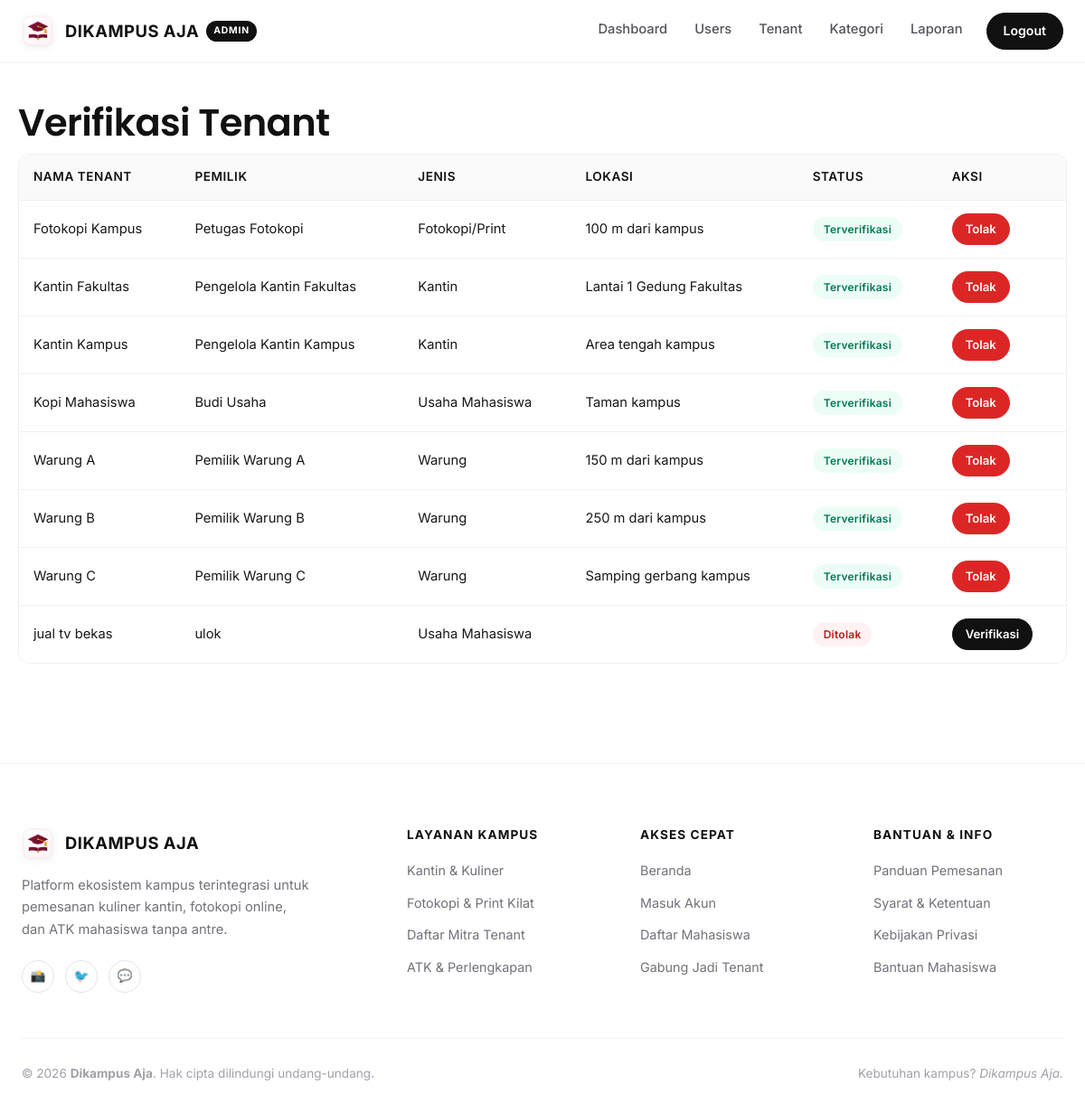
The page /admin/tenant.php (signed in) on the database its author committed.
### tables this page shows
CREATE TABLE IF NOT EXISTS `tenants` (
  `id_tenant` int NOT NULL AUTO_INCREMENT,
  `id_user` int NOT NULL,
  `nama_tenant` varchar(100) NOT NULL,
  `jenis_tenant` varchar(50) NOT NULL DEFAULT 'Warung',
  `deskripsi` text,
  `lokasi` varchar(150) DEFAULT NULL,
  `foto` varchar(255) DEFAULT NULL,
  `buka` tinyint(1) NOT NULL DEFAULT '1',
  `status_verifikasi` enum('pending','terverifikasi','ditolak') NOT NULL DEFAULT 'pending',
  `created_at` timestamp NULL DEFAULT CURRENT_TIMESTAMP,
  PRIMARY KEY (`id_tenant`),
  KEY `id_user` (`id_user`)
);

CREATE TABLE IF NOT EXISTS `users` (
  `id_user` int NOT NULL AUTO_INCREMENT,
  `nama` varchar(100) NOT NULL,
  `username` varchar(50) NOT NULL,
  `email` varchar(100) NOT NULL,
  `password` varchar(255) NOT NULL,
  `role` enum('mahasiswa','tenant','fotokopi','admin') NOT NULL DEFAULT 'mahasiswa',
  `created_at` timestamp NULL DEFAULT CURRENT_TIMESTAMP,
  PRIMARY KEY (`id_user`),
  UNIQUE KEY `username` (`username`),
  UNIQUE KEY `email` (`email`)
);

### config/database.php (called while the page is built, shortened)
<?php
$db = new mysqli('localhost', 'root', '', 'dikampus_aja');
$db->set_charset('utf8mb4');
function q($sql, $types = '', ...$p) {
    global $db;
    $st = $db->prepare($sql);
    $st->execute();
    $r = $st->get_result();
    if ($r) return $r->fetch_all(MYSQLI_ASSOC);
    return $st->insert_id ?: $st->affected_rows;
}

### admin/tenant.php (the view)
<?php
require '../includes/auth.php'; need('admin');
$rows = q('SELECT t.*,u.nama pemilik FROM tenants t JOIN users u USING(id_user) ORDER BY FIELD(t.status_verifikasi,"pending","terverifikasi","ditolak"),t.nama_tenant');
$title = 'Tenant'; include '../includes/header.php'; ?>
<h1>Verifikasi Tenant</h1><div class="scroll"><table class="tbl"><tr><th>Nama Tenant</th><th>Pemilik</th><th>Jenis</th><th>Lokasi</th><th>Status</th><th>Aksi</th></tr>
<?php foreach ($rows as $t) { ?><tr><td><?= e($t['nama_tenant']) ?></td><td><?= e($t['pemilik']) ?></td><td><?= e($t['jenis_tenant']) ?></td><td><?= e($t['lokasi']) ?></td><td><?= badge($t['status_verifikasi']) ?></td>
<td><form method="post" action="verifikasi_tenant.php" class="row"><input type="hidden" name="id" value="<?= $t['id_tenant'] ?>">
<?php if ($t['status_verifikasi'] !== 'terverifikasi') echo '<button class="btn sm" name="aksi" value="verifikasi">Verifikasi</button>';
if ($t['status_verifikasi'] !== 'ditolak') echo '<button class="btn sm red" name="aksi" value="tolak">Tolak</button>'; ?></form></td></tr><?php } ?></table></div>
<?php include '../includes/footer.php';

### includes/auth.php (shortened to what this page needs)
<?php
require_once __DIR__ . '/../config/database.php';
function e($s) { return htmlspecialchars((string)$s, ENT_QUOTES, 'UTF-8'); }
function badge($s) { return '<span class="badge ' . e($s) . '">' . e(ucwords(str_replace('_', ' ', $s))) . '</span>'; }

### assets/css/style.css (style rules this page uses)
:root { --bg: #ffffff; --bg-warm: #faf9f6; --bg-muted: #f4f4f5; --bg-subtle: #fbfbfa; --t: #18181b; --t-heading: #111111; --mut: #71717a; --border: #f0f0f2; --border-subtle: #e5e7eb; --m: #111111; --m2: #27272a; --accent: #b45309; --font-serif: 'Poppins', -apple-system, BlinkMacSystemFont, sans-serif; --font-sans: 'Inter', -apple-system, BlinkMacSystemFont, 'Segoe UI', Roboto, sans-serif; --radius-sm: 8px; --radius-md: 12px; --radius-lg: 18px; --radius-xl: 24px; --radius-full: 9999px; --shadow-sm: 0 2px 8px rgba(0, 0, 0, 0.04); --shadow-md: 0 10px 25px -5px rgba(0, 0, 0, 0.06); --shadow-lg: 0 20px 40px -15px rgba(0, 0, 0, 0.08); }
* { box-sizing: border-box; }
body { margin: 0; font-family: var(--font-sans); color: var(--t); background: var(--bg); line-height: 1.6; -webkit-font-smoothing: antialiased; }
h1, h2, h3, h4 { font-family: var(--font-serif); color: var(--t-heading); font-weight: 600; line-height: 1.25; margin: 0.4em 0 0.2em; letter-spacing: -0.015em; }
h1 { font-size: 2.6rem; }
.btn { display: inline-block; background: var(--m); color: #ffffff; border: 1px solid var(--m); border-radius: var(--radius-full); padding: 11px 22px; font: inherit; font-weight: 600; font-size: 0.9rem; cursor: pointer; text-decoration: none; transition: all 0.2s ease; }
.btn.sm { padding: 6px 14px; font-size: 0.82rem; }
.btn.red { background: #dc2626; border-color: #dc2626; color: #fff; }
.tbl { width: 100%; border-collapse: separate; border-spacing: 0; background: #ffffff; border: 1px solid var(--border); border-radius: var(--radius-md); overflow: hidden; }
.tbl th, .tbl td { padding: 14px 16px; text-align: left; border-bottom: 1px solid var(--border); font-size: 0.92rem; vertical-align: middle; }
.tbl th { background: #fafafa; font-weight: 600; color: var(--t-heading); font-size: 0.85rem; letter-spacing: 0.04em; text-transform: uppercase; }
.tbl tr:last-child td { border-bottom: 0; }
.scroll { overflow-x: auto; }
.badge { display: inline-block; padding: 4px 12px; border-radius: var(--radius-full); font-size: 0.75rem; font-weight: 600; width: fit-content; text-transform: capitalize; letter-spacing: 0.02em; }
.selesai, .terverifikasi { background: #ecfdf5; color: #047857; }
.dibatalkan, .ditolak { background: #fef2f2; color: #b91c1c; }
.row { display: flex; gap: 12px; align-items: center; flex-wrap: wrap; }

### rows shown on the page
tenants: nama_tenant "Fotokopi Kampus", id_user.nama "Petugas Fotokopi", jenis_tenant "Fotokopi/Print", lokasi "100 m dari kampus", status_verifikasi "Terverifikasi", shows "Tolak"
tenants: nama_tenant "Kantin Fakultas", id_user.nama "Pengelola Kantin Fakultas", jenis_tenant "Kantin", lokasi "Lantai 1 Gedung Fakultas", status_verifikasi "Terverifikasi", shows "Tolak"
tenants: nama_tenant "Kantin Kampus", id_user.nama "Pengelola Kantin Kampus", jenis_tenant "Kantin", lokasi "Area tengah kampus", status_verifikasi "Terverifikasi", shows "Tolak"
tenants: nama_tenant "Kopi Mahasiswa", id_user.nama "Budi Usaha", jenis_tenant "Usaha Mahasiswa", lokasi "Taman kampus", status_verifikasi "Terverifikasi", shows "Tolak"
tenants: nama_tenant "Warung A", id_user.nama "Pemilik Warung A", jenis_tenant "Warung", lokasi "150 m dari kampus", status_verifikasi "Terverifikasi", shows "Tolak"
tenants: nama_tenant "Warung B", id_user.nama "Pemilik Warung B", jenis_tenant "Warung", lokasi "250 m dari kampus", status_verifikasi "Terverifikasi", shows "Tolak"
tenants: nama_tenant "Warung C", id_user.nama "Pemilik Warung C", jenis_tenant "Warung", lokasi "Samping gerbang kampus", status_verifikasi "Terverifikasi", shows "Tolak"
tenants: nama_tenant "jual tv bekas", id_user.nama "ulok", jenis_tenant "Usaha Mahasiswa", status_verifikasi "Ditolak", shows "Verifikasi"

### other values the page prints
$x[1] "Dashboard"
$x[1] "Users"
$x[1] "Tenant"
$x[1] "Kategori"
$x[1] "Laporan"
$x[1] "Logout"
